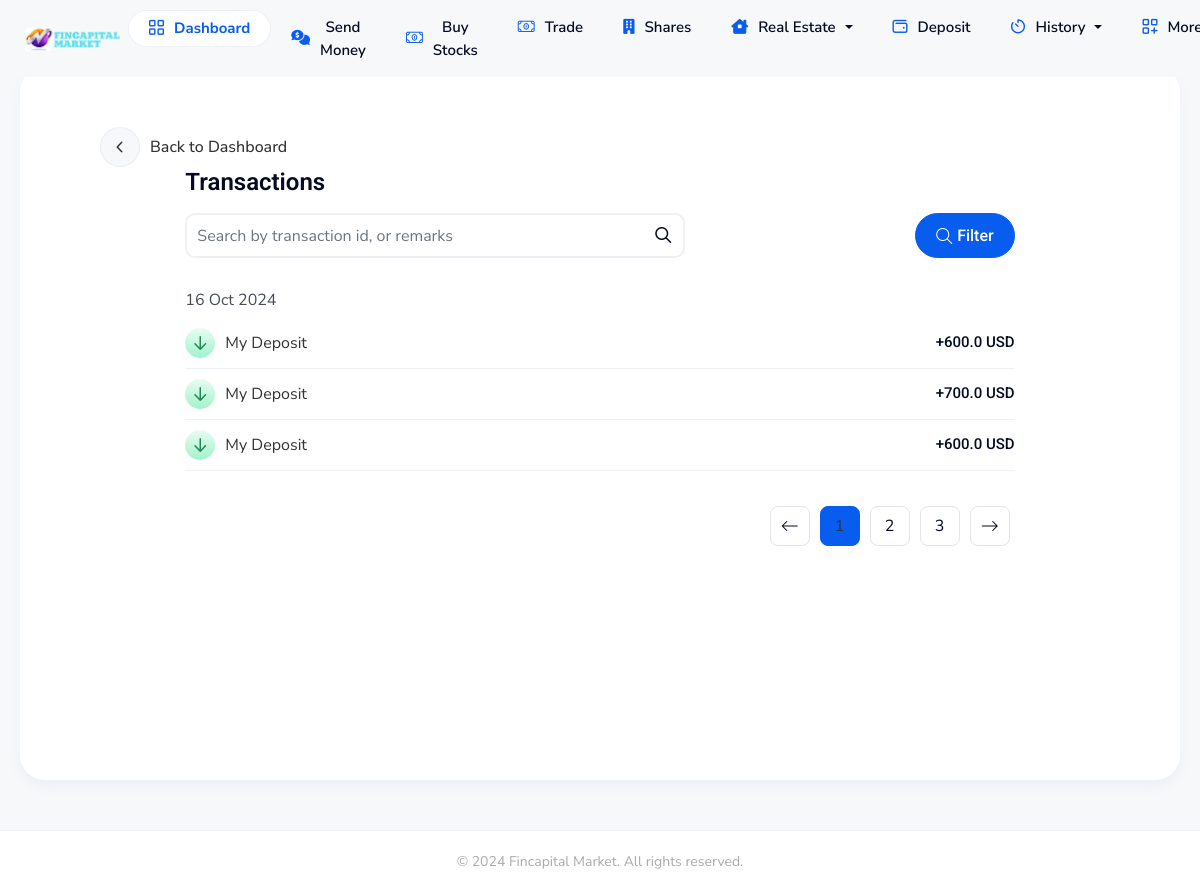
Page /deposithis (signed in) on the earlier database version.
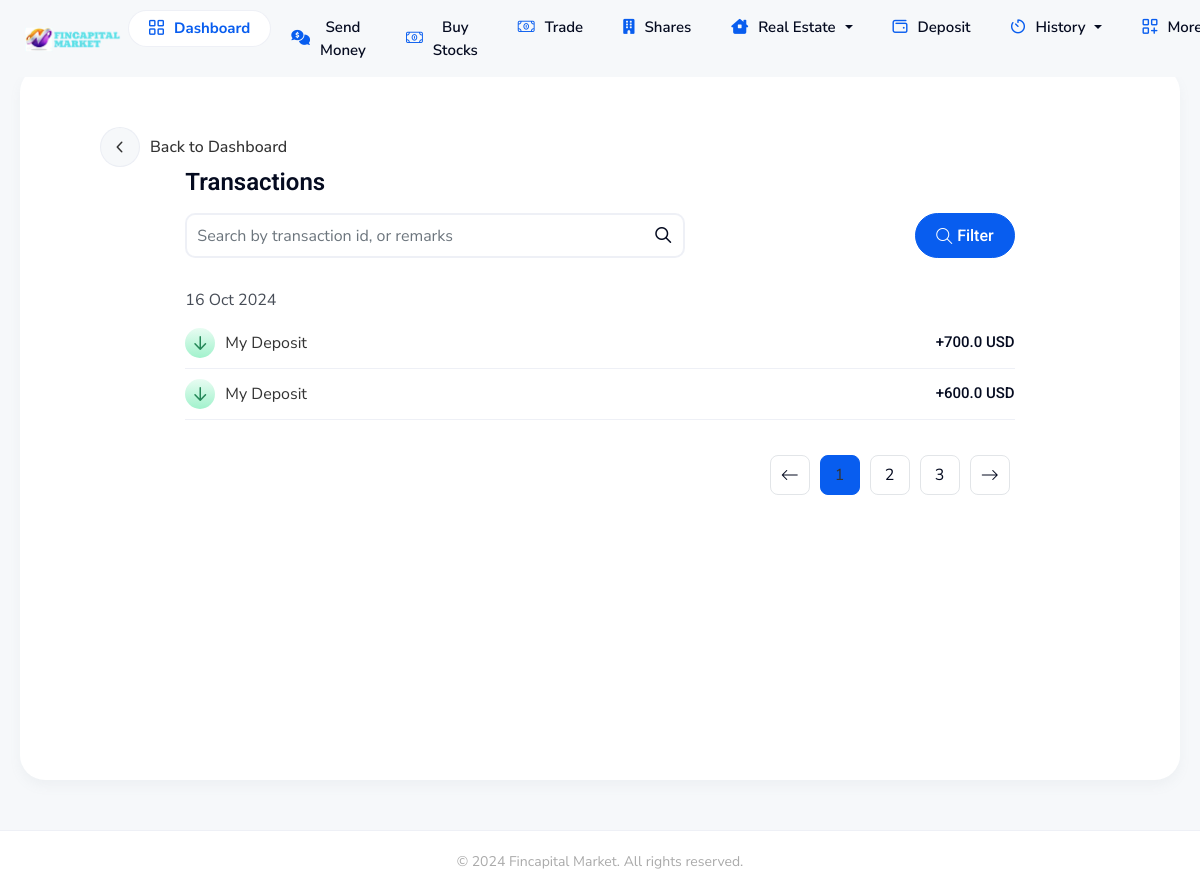
Same page on the later database version.
### userapp/models.py (models this page shows)
class deposit_his(models.Model):
    user = models.ForeignKey(settings.AUTH_USER_MODEL,on_delete=models.CASCADE)
    paymentm = models.ForeignKey(paymentmethod,on_delete=models.CASCADE)
    amount = models.FloatField(default=0.00)
    address = models.CharField(max_length=100)
    status = models.BooleanField(default=False)
    proof = models.FileField(upload_to='proof/')
    date = models.DateTimeField(blank=True,null=True,default=timezone.now)

### userapp/views.py (the view)
# urls.py: path('deposithis',views.deposithis, name='deposithis'),
@login_required
def deposithis(request):
   x = deposit_his.objects.filter(user=request.user)
   return render(request,'user/deposithis.html', locals())

### userapp/context_processors.py (called while the page is built)
def notifications_processor(request):
    notif = None  # Initialize notifications as None
    if request.user.is_authenticated:  # Check if the user is logged in
        try:
            notif = notification.objects.filter(user=request.user)
        except notification.DoesNotExist:
            notif = None
    return {'notifications': notif}  # Return notifications to be available globally

### template/user/deposithis.html (shortened to what the changed rows need)
{% extends 'user/base.html' %}
{% load static %}
{% block content %}
<div class="dashboard-wrapper">
    <div class="row">
        <div class="col-xxl-8 col-xl-10 mx-auto">
            <div class="transaction-list-section">
                <div class="transaction-list">
                           {% for x in x %}
                            <a class="item showInfo" href="#"
                               data-trx_type="+"
                               data-remarks="Deposit"
                               {% if x.satus %}
                               data-note="Approved Deposit"
                               {% else %}
                               data-note="Pending Deposit"
                               {% endif %}
                               data-amount="{{x.amount}} USD "
                               data-charge="0 USD "
                               data-trxid="{{x.id}}"
                               data-trx_date="{{x.date}}"
                               data-bs-toggle="modal"
                               data-bs-target="#infoViewModal"
                            >
                                <div class="left-side">
                                    <div class="icon icon-received">
                                        <i class="fa-regular fa-arrow-down"></i>
                                    </div>
                                    <div class="d-flex gap-2">
                                        My Deposit
                                    </div>
                                </div>
                                <div class="right-side text-end">
                                    <h5 class="mb-0">
                                        +{{x.amount}} USD
                                    </h5>
                                </div>
                            </a>
                        {% endfor %}
                </div>
            </div>
        </div>
    </div>
</div>
{% endblock %}

Differences in the rows shown:
removed deposit_his: amount "600.0"
